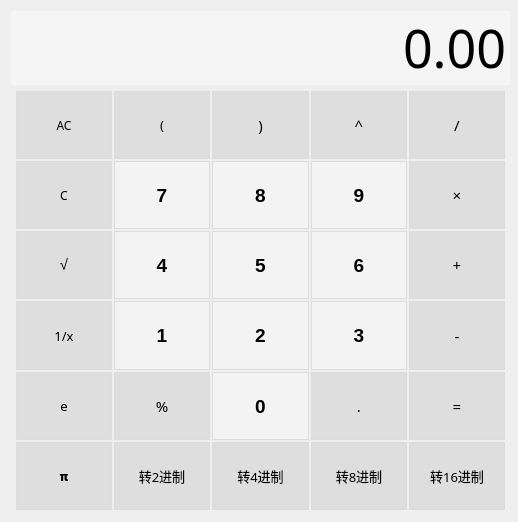
<?xml version="1.0" encoding="UTF-8"?>
<ui version="4.0">
 <class>MainWindow</class>
 <widget class="QMainWindow" name="MainWindow">
  <property name="geometry">
   <rect>
    <x>0</x>
    <y>0</y>
    <width>518</width>
    <height>522</height>
   </rect>
  </property>
  <property name="sizePolicy">
   <sizepolicy hsizetype="Fixed" vsizetype="Fixed">
    <horstretch>0</horstretch>
    <verstretch>0</verstretch>
   </sizepolicy>
  </property>
  <property name="minimumSize">
   <size>
    <width>517</width>
    <height>522</height>
   </size>
  </property>
  <property name="maximumSize">
   <size>
    <width>1000</width>
    <height>1000</height>
   </size>
  </property>
  <property name="windowTitle">
   <string>计算器</string>
  </property>
  <property name="accessibleName">
   <string extracomment="lcy"/>
  </property>
  <property name="styleSheet">
   <string notr="true">/*李春阳制作
*/</string>
  </property>
  <widget class="QWidget" name="centralWidget">
   <widget class="QWidget" name="layoutWidget">
    <property name="geometry">
     <rect>
      <x>0</x>
      <y>0</y>
      <width>521</width>
      <height>521</height>
     </rect>
    </property>
    <layout class="QVBoxLayout" name="verticalLayout_2">
     <item>
      <layout class="QVBoxLayout" name="verticalLayout">
       <item>
        <widget class="QLineEdit" name="lineEdit">
         <property name="sizePolicy">
          <sizepolicy hsizetype="Expanding" vsizetype="Fixed">
           <horstretch>0</horstretch>
           <verstretch>0</verstretch>
          </sizepolicy>
         </property>
         <property name="baseSize">
          <size>
           <width>0</width>
           <height>0</height>
          </size>
         </property>
         <property name="font">
          <font>
           <family>微软雅黑</family>
           <pointsize>39</pointsize>
           <weight>50</weight>
           <bold>false</bold>
           <strikeout>false</strikeout>
           <stylestrategy>PreferDefault</stylestrategy>
           <kerning>true</kerning>
          </font>
         </property>
         <property name="cursor">
          <cursorShape>ArrowCursor</cursorShape>
         </property>
         <property name="styleSheet">
          <string notr="true">border:0px groove rgb(243,243,243);
background-color:rgb(245,245,245);</string>
         </property>
         <property name="text">
          <string>0.00</string>
         </property>
         <property name="frame">
          <bool>true</bool>
         </property>
         <property name="cursorPosition">
          <number>4</number>
         </property>
         <property name="alignment">
          <set>Qt::AlignRight|Qt::AlignTrailing|Qt::AlignVCenter</set>
         </property>
         <property name="readOnly">
          <bool>true</bool>
         </property>
         <property name="placeholderText">
          <string/>
         </property>
         <property name="cursorMoveStyle">
          <enum>Qt::VisualMoveStyle</enum>
         </property>
        </widget>
       </item>
       <item>
        <layout class="QGridLayout" name="keyboard">
         <property name="sizeConstraint">
          <enum>QLayout::SetDefaultConstraint</enum>
         </property>
         <property name="leftMargin">
          <number>5</number>
         </property>
         <property name="topMargin">
          <number>0</number>
         </property>
         <property name="rightMargin">
          <number>5</number>
         </property>
         <property name="spacing">
          <number>2</number>
         </property>
         <item row="3" column="0">
          <widget class="QPushButton" name="pushButton_backspace">
           <property name="sizePolicy">
            <sizepolicy hsizetype="Expanding" vsizetype="Expanding">
             <horstretch>0</horstretch>
             <verstretch>0</verstretch>
            </sizepolicy>
           </property>
           <property name="minimumSize">
            <size>
             <width>0</width>
             <height>0</height>
            </size>
           </property>
           <property name="baseSize">
            <size>
             <width>0</width>
             <height>0</height>
            </size>
           </property>
           <property name="font">
            <font>
             <family>微软雅黑</family>
             <pointsize>9</pointsize>
             <weight>50</weight>
             <bold>false</bold>
            </font>
           </property>
           <property name="focusPolicy">
            <enum>Qt::StrongFocus</enum>
           </property>
           <property name="toolTip">
            <string/>
           </property>
           <property name="autoFillBackground">
            <bool>false</bool>
           </property>
           <property name="styleSheet">
            <string notr="true">QPushButton
{
	border:1px groove rgb(220,220,220);
	background-color:rgb(222,222,222);
}

QPushButton:hover 
{
	background-color:rgb(170, 85, 0)
}</string>
           </property>
           <property name="text">
            <string>C</string>
           </property>
          </widget>
         </item>
         <item row="4" column="2">
          <widget class="QPushButton" name="pushButton_5">
           <property name="sizePolicy">
            <sizepolicy hsizetype="Expanding" vsizetype="Expanding">
             <horstretch>0</horstretch>
             <verstretch>0</verstretch>
            </sizepolicy>
           </property>
           <property name="minimumSize">
            <size>
             <width>0</width>
             <height>0</height>
            </size>
           </property>
           <property name="font">
            <font>
             <family>Nirmala UI</family>
             <pointsize>14</pointsize>
             <weight>75</weight>
             <bold>true</bold>
            </font>
           </property>
           <property name="focusPolicy">
            <enum>Qt::StrongFocus</enum>
           </property>
           <property name="styleSheet">
            <string notr="true">QPushButton
{
	border:1px groove rgb(220,220,220);
    background-color:rgb(243,243,243)

}

QPushButton:hover 
{
	background-color:rgb(85, 255, 0)
}</string>
           </property>
           <property name="text">
            <string>5</string>
           </property>
          </widget>
         </item>
         <item row="7" column="2">
          <widget class="QPushButton" name="pushButton_0">
           <property name="enabled">
            <bool>true</bool>
           </property>
           <property name="sizePolicy">
            <sizepolicy hsizetype="Expanding" vsizetype="Expanding">
             <horstretch>0</horstretch>
             <verstretch>0</verstretch>
            </sizepolicy>
           </property>
           <property name="minimumSize">
            <size>
             <width>0</width>
             <height>0</height>
            </size>
           </property>
           <property name="font">
            <font>
             <family>Nirmala UI</family>
             <pointsize>14</pointsize>
             <weight>75</weight>
             <bold>true</bold>
            </font>
           </property>
           <property name="focusPolicy">
            <enum>Qt::StrongFocus</enum>
           </property>
           <property name="styleSheet">
            <string notr="true">QPushButton
{
	border:1px groove rgb(220,220,220);
    background-color:rgb(243,243,243)

}

QPushButton:hover 
{
	background-color:rgb(255, 170, 127);
}</string>
           </property>
           <property name="text">
            <string>0</string>
           </property>
          </widget>
         </item>
         <item row="7" column="0">
          <widget class="QPushButton" name="pushButton_e">
           <property name="sizePolicy">
            <sizepolicy hsizetype="Expanding" vsizetype="Expanding">
             <horstretch>0</horstretch>
             <verstretch>0</verstretch>
            </sizepolicy>
           </property>
           <property name="minimumSize">
            <size>
             <width>0</width>
             <height>0</height>
            </size>
           </property>
           <property name="baseSize">
            <size>
             <width>0</width>
             <height>0</height>
            </size>
           </property>
           <property name="font">
            <font>
             <family>微软雅黑</family>
             <pointsize>10</pointsize>
             <weight>50</weight>
             <italic>false</italic>
             <bold>false</bold>
             <underline>false</underline>
             <strikeout>false</strikeout>
            </font>
           </property>
           <property name="focusPolicy">
            <enum>Qt::StrongFocus</enum>
           </property>
           <property name="toolTip">
            <string/>
           </property>
           <property name="autoFillBackground">
            <bool>false</bool>
           </property>
           <property name="styleSheet">
            <string notr="true">QPushButton
{
	border:1px groove rgb(220,220,220);
	background-color:rgb(222,222,222);
}

QPushButton:hover 
{
	background-color:rgb(200, 150, 255)
}</string>
           </property>
           <property name="text">
            <string extracomment=" /*李春阳制作*/">e</string>
           </property>
          </widget>
         </item>
         <item row="1" column="2">
          <widget class="QPushButton" name="pushButton_ClosingParenthesis">
           <property name="sizePolicy">
            <sizepolicy hsizetype="Expanding" vsizetype="Expanding">
             <horstretch>0</horstretch>
             <verstretch>0</verstretch>
            </sizepolicy>
           </property>
           <property name="minimumSize">
            <size>
             <width>0</width>
             <height>0</height>
            </size>
           </property>
           <property name="baseSize">
            <size>
             <width>0</width>
             <height>0</height>
            </size>
           </property>
           <property name="font">
            <font>
             <family>微软雅黑</family>
             <pointsize>11</pointsize>
             <weight>50</weight>
             <bold>false</bold>
            </font>
           </property>
           <property name="focusPolicy">
            <enum>Qt::StrongFocus</enum>
           </property>
           <property name="toolTip">
            <string/>
           </property>
           <property name="autoFillBackground">
            <bool>false</bool>
           </property>
           <property name="styleSheet">
            <string notr="true">QPushButton
{
	border:1px groove rgb(220,220,220);
	background-color:rgb(222,222,222);
}

QPushButton:hover 
{
	background-color:rgb(85, 85, 127)
}</string>
           </property>
           <property name="text">
            <string>)</string>
           </property>
          </widget>
         </item>
         <item row="6" column="2">
          <widget class="QPushButton" name="pushButton_2">
           <property name="sizePolicy">
            <sizepolicy hsizetype="Expanding" vsizetype="Expanding">
             <horstretch>0</horstretch>
             <verstretch>0</verstretch>
            </sizepolicy>
           </property>
           <property name="minimumSize">
            <size>
             <width>0</width>
             <height>0</height>
            </size>
           </property>
           <property name="font">
            <font>
             <family>Nirmala UI</family>
             <pointsize>14</pointsize>
             <weight>75</weight>
             <bold>true</bold>
            </font>
           </property>
           <property name="focusPolicy">
            <enum>Qt::StrongFocus</enum>
           </property>
           <property name="styleSheet">
            <string notr="true">QPushButton
{
	border:1px groove rgb(220,220,220);
    background-color:rgb(243,243,243)

}

QPushButton:hover 
{
	background-color:rgb(255, 85, 0)
}</string>
           </property>
           <property name="text">
            <string>2</string>
           </property>
          </widget>
         </item>
         <item row="4" column="4">
          <widget class="QPushButton" name="pushButton_addition">
           <property name="sizePolicy">
            <sizepolicy hsizetype="Expanding" vsizetype="Expanding">
             <horstretch>0</horstretch>
             <verstretch>0</verstretch>
            </sizepolicy>
           </property>
           <property name="minimumSize">
            <size>
             <width>0</width>
             <height>0</height>
            </size>
           </property>
           <property name="baseSize">
            <size>
             <width>0</width>
             <height>0</height>
            </size>
           </property>
           <property name="font">
            <font>
             <family>微软雅黑</family>
             <pointsize>11</pointsize>
             <weight>50</weight>
             <bold>false</bold>
            </font>
           </property>
           <property name="focusPolicy">
            <enum>Qt::StrongFocus</enum>
           </property>
           <property name="toolTip">
            <string/>
           </property>
           <property name="autoFillBackground">
            <bool>false</bool>
           </property>
           <property name="styleSheet">
            <string notr="true">QPushButton
{
	border:1px groove rgb(220,220,220);
	background-color:rgb(222,222,222);
}

QPushButton:hover 
{
	background-color:rgb(0, 233, 254)
}</string>
           </property>
           <property name="text">
            <string>+</string>
           </property>
          </widget>
         </item>
         <item row="8" column="3">
          <widget class="QPushButton" name="pushButton_z8">
           <property name="sizePolicy">
            <sizepolicy hsizetype="Expanding" vsizetype="Expanding">
             <horstretch>0</horstretch>
             <verstretch>0</verstretch>
            </sizepolicy>
           </property>
           <property name="minimumSize">
            <size>
             <width>0</width>
             <height>0</height>
            </size>
           </property>
           <property name="baseSize">
            <size>
             <width>0</width>
             <height>0</height>
            </size>
           </property>
           <property name="font">
            <font>
             <family>微软雅黑</family>
             <pointsize>10</pointsize>
             <weight>50</weight>
             <italic>false</italic>
             <bold>false</bold>
             <underline>false</underline>
             <strikeout>false</strikeout>
            </font>
           </property>
           <property name="focusPolicy">
            <enum>Qt::StrongFocus</enum>
           </property>
           <property name="toolTip">
            <string/>
           </property>
           <property name="autoFillBackground">
            <bool>false</bool>
           </property>
           <property name="styleSheet">
            <string notr="true">QPushButton
{
	border:1px groove rgb(220,220,220);
	background-color:rgb(222,222,222);
}

QPushButton:hover 
{
	background-color:rgb(85, 0, 127)
}</string>
           </property>
           <property name="text">
            <string extracomment=" /*李春阳制作*/">转8进制</string>
           </property>
          </widget>
         </item>
         <item row="6" column="3">
          <widget class="QPushButton" name="pushButton_3">
           <property name="sizePolicy">
            <sizepolicy hsizetype="Expanding" vsizetype="Expanding">
             <horstretch>0</horstretch>
             <verstretch>0</verstretch>
            </sizepolicy>
           </property>
           <property name="minimumSize">
            <size>
             <width>0</width>
             <height>0</height>
            </size>
           </property>
           <property name="font">
            <font>
             <family>Nirmala UI</family>
             <pointsize>14</pointsize>
             <weight>75</weight>
             <bold>true</bold>
            </font>
           </property>
           <property name="focusPolicy">
            <enum>Qt::StrongFocus</enum>
           </property>
           <property name="styleSheet">
            <string notr="true">QPushButton
{
	border:1px groove rgb(220,220,220);
    background-color:rgb(243,243,243)

}

QPushButton:hover 
{
	background-color:rgb(255, 0, 127)
}</string>
           </property>
           <property name="text">
            <string>3</string>
           </property>
          </widget>
         </item>
         <item row="7" column="1">
          <widget class="QPushButton" name="pushButton_percent">
           <property name="sizePolicy">
            <sizepolicy hsizetype="Expanding" vsizetype="Expanding">
             <horstretch>0</horstretch>
             <verstretch>0</verstretch>
            </sizepolicy>
           </property>
           <property name="minimumSize">
            <size>
             <width>0</width>
             <height>0</height>
            </size>
           </property>
           <property name="baseSize">
            <size>
             <width>0</width>
             <height>0</height>
            </size>
           </property>
           <property name="font">
            <font>
             <family>微软雅黑</family>
             <pointsize>11</pointsize>
             <weight>50</weight>
             <bold>false</bold>
            </font>
           </property>
           <property name="focusPolicy">
            <enum>Qt::StrongFocus</enum>
           </property>
           <property name="toolTip">
            <string/>
           </property>
           <property name="autoFillBackground">
            <bool>false</bool>
           </property>
           <property name="styleSheet">
            <string notr="true">QPushButton
{
	border:1px groove rgb(220,220,220);
	background-color:rgb(222,222,222);
}

QPushButton:hover 
{
	background-color:rgb(255, 26, 225)
}</string>
           </property>
           <property name="text">
            <string>%</string>
           </property>
          </widget>
         </item>
         <item row="3" column="3">
          <widget class="QPushButton" name="pushButton_9">
           <property name="sizePolicy">
            <sizepolicy hsizetype="Expanding" vsizetype="Expanding">
             <horstretch>0</horstretch>
             <verstretch>0</verstretch>
            </sizepolicy>
           </property>
           <property name="minimumSize">
            <size>
             <width>0</width>
             <height>0</height>
            </size>
           </property>
           <property name="font">
            <font>
             <family>Nirmala UI</family>
             <pointsize>14</pointsize>
             <weight>75</weight>
             <bold>true</bold>
            </font>
           </property>
           <property name="focusPolicy">
            <enum>Qt::StrongFocus</enum>
           </property>
           <property name="styleSheet">
            <string notr="true">QPushButton
{
	border:1px groove rgb(220,220,220);
    background-color:rgb(243,243,243)

}

QPushButton:hover 
{
	background-color:rgb(255, 85, 255)
}</string>
           </property>
           <property name="text">
            <string>9</string>
           </property>
          </widget>
         </item>
         <item row="8" column="2">
          <widget class="QPushButton" name="pushButton_z4">
           <property name="sizePolicy">
            <sizepolicy hsizetype="Expanding" vsizetype="Expanding">
             <horstretch>0</horstretch>
             <verstretch>0</verstretch>
            </sizepolicy>
           </property>
           <property name="minimumSize">
            <size>
             <width>0</width>
             <height>0</height>
            </size>
           </property>
           <property name="baseSize">
            <size>
             <width>0</width>
             <height>0</height>
            </size>
           </property>
           <property name="font">
            <font>
             <family>微软雅黑</family>
             <pointsize>10</pointsize>
             <weight>50</weight>
             <italic>false</italic>
             <bold>false</bold>
             <underline>false</underline>
             <strikeout>false</strikeout>
            </font>
           </property>
           <property name="focusPolicy">
            <enum>Qt::StrongFocus</enum>
           </property>
           <property name="toolTip">
            <string/>
           </property>
           <property name="autoFillBackground">
            <bool>false</bool>
           </property>
           <property name="styleSheet">
            <string notr="true">QPushButton
{
	border:1px groove rgb(220,220,220);
	background-color:rgb(222,222,222);
}

QPushButton:hover 
{
	background-color:rgb(0, 170, 127)
}</string>
           </property>
           <property name="text">
            <string extracomment=" /*李春阳制作*/">转4进制</string>
           </property>
          </widget>
         </item>
         <item row="3" column="2">
          <widget class="QPushButton" name="pushButton_8">
           <property name="sizePolicy">
            <sizepolicy hsizetype="Expanding" vsizetype="Expanding">
             <horstretch>0</horstretch>
             <verstretch>0</verstretch>
            </sizepolicy>
           </property>
           <property name="minimumSize">
            <size>
             <width>0</width>
             <height>0</height>
            </size>
           </property>
           <property name="font">
            <font>
             <family>Nirmala UI</family>
             <pointsize>14</pointsize>
             <weight>75</weight>
             <bold>true</bold>
            </font>
           </property>
           <property name="focusPolicy">
            <enum>Qt::StrongFocus</enum>
           </property>
           <property name="styleSheet">
            <string notr="true">QPushButton
{
	border:1px groove rgb(220,220,220);
    background-color:rgb(243,243,243)

}

QPushButton:hover 
{
	background-color:rgb(85, 255, 255);
}</string>
           </property>
           <property name="text">
            <string>8</string>
           </property>
          </widget>
         </item>
         <item row="3" column="4">
          <widget class="QPushButton" name="pushButton_multiplication">
           <property name="sizePolicy">
            <sizepolicy hsizetype="Expanding" vsizetype="Expanding">
             <horstretch>0</horstretch>
             <verstretch>0</verstretch>
            </sizepolicy>
           </property>
           <property name="minimumSize">
            <size>
             <width>0</width>
             <height>0</height>
            </size>
           </property>
           <property name="baseSize">
            <size>
             <width>0</width>
             <height>0</height>
            </size>
           </property>
           <property name="font">
            <font>
             <family>微软雅黑</family>
             <pointsize>11</pointsize>
             <weight>50</weight>
             <bold>false</bold>
            </font>
           </property>
           <property name="focusPolicy">
            <enum>Qt::StrongFocus</enum>
           </property>
           <property name="toolTip">
            <string/>
           </property>
           <property name="autoFillBackground">
            <bool>false</bool>
           </property>
           <property name="styleSheet">
            <string notr="true">QPushButton
{
	border:1px groove rgb(220,220,220);
	background-color:rgb(222,222,222);
}

QPushButton:hover 
{
	background-color:rgb(25, 125, 25)
}</string>
           </property>
           <property name="text">
            <string>×</string>
           </property>
          </widget>
         </item>
         <item row="7" column="3">
          <widget class="QPushButton" name="pushButton_dot">
           <property name="sizePolicy">
            <sizepolicy hsizetype="Expanding" vsizetype="Expanding">
             <horstretch>0</horstretch>
             <verstretch>0</verstretch>
            </sizepolicy>
           </property>
           <property name="minimumSize">
            <size>
             <width>0</width>
             <height>0</height>
            </size>
           </property>
           <property name="baseSize">
            <size>
             <width>0</width>
             <height>0</height>
            </size>
           </property>
           <property name="font">
            <font>
             <family>微软雅黑</family>
             <pointsize>11</pointsize>
             <weight>50</weight>
             <bold>false</bold>
            </font>
           </property>
           <property name="focusPolicy">
            <enum>Qt::StrongFocus</enum>
           </property>
           <property name="toolTip">
            <string/>
           </property>
           <property name="autoFillBackground">
            <bool>false</bool>
           </property>
           <property name="styleSheet">
            <string notr="true">QPushButton
{
	border:1px groove rgb(220,220,220);
	background-color:rgb(222,222,222);
}

QPushButton:hover 
{
	background-color:rgb(25, 255, 215)
}</string>
           </property>
           <property name="text">
            <string>.</string>
           </property>
          </widget>
         </item>
         <item row="1" column="3">
          <widget class="QPushButton" name="pushButton_pow">
           <property name="sizePolicy">
            <sizepolicy hsizetype="Expanding" vsizetype="Expanding">
             <horstretch>0</horstretch>
             <verstretch>0</verstretch>
            </sizepolicy>
           </property>
           <property name="minimumSize">
            <size>
             <width>0</width>
             <height>0</height>
            </size>
           </property>
           <property name="baseSize">
            <size>
             <width>0</width>
             <height>0</height>
            </size>
           </property>
           <property name="font">
            <font>
             <family>微软雅黑</family>
             <pointsize>11</pointsize>
             <weight>50</weight>
             <bold>false</bold>
            </font>
           </property>
           <property name="focusPolicy">
            <enum>Qt::StrongFocus</enum>
           </property>
           <property name="toolTip">
            <string/>
           </property>
           <property name="autoFillBackground">
            <bool>false</bool>
           </property>
           <property name="styleSheet">
            <string notr="true">QPushButton
{
	border:1px groove rgb(220,220,220);
	background-color:rgb(222,222,222);
}

QPushButton:hover 
{
	background-color:rgb(255, 0, 127)
}</string>
           </property>
           <property name="text">
            <string>^</string>
           </property>
          </widget>
         </item>
         <item row="1" column="4">
          <widget class="QPushButton" name="pushButton_division">
           <property name="sizePolicy">
            <sizepolicy hsizetype="Expanding" vsizetype="Expanding">
             <horstretch>0</horstretch>
             <verstretch>0</verstretch>
            </sizepolicy>
           </property>
           <property name="minimumSize">
            <size>
             <width>0</width>
             <height>0</height>
            </size>
           </property>
           <property name="baseSize">
            <size>
             <width>0</width>
             <height>0</height>
            </size>
           </property>
           <property name="font">
            <font>
             <family>微软雅黑</family>
             <pointsize>11</pointsize>
             <weight>50</weight>
             <bold>false</bold>
            </font>
           </property>
           <property name="focusPolicy">
            <enum>Qt::StrongFocus</enum>
           </property>
           <property name="toolTip">
            <string/>
           </property>
           <property name="autoFillBackground">
            <bool>false</bool>
           </property>
           <property name="styleSheet">
            <string notr="true">QPushButton
{
	border:1px groove rgb(220,220,220);
	background-color:rgb(222,222,222);
}

QPushButton:hover 
{
	background-color:rgb(85, 170, 0)
}</string>
           </property>
           <property name="text">
            <string>/</string>
           </property>
          </widget>
         </item>
         <item row="7" column="4">
          <widget class="QPushButton" name="pushButton_equal">
           <property name="sizePolicy">
            <sizepolicy hsizetype="Expanding" vsizetype="Expanding">
             <horstretch>0</horstretch>
             <verstretch>0</verstretch>
            </sizepolicy>
           </property>
           <property name="minimumSize">
            <size>
             <width>0</width>
             <height>0</height>
            </size>
           </property>
           <property name="baseSize">
            <size>
             <width>0</width>
             <height>0</height>
            </size>
           </property>
           <property name="font">
            <font>
             <family>微软雅黑</family>
             <pointsize>11</pointsize>
             <weight>50</weight>
             <bold>false</bold>
            </font>
           </property>
           <property name="focusPolicy">
            <enum>Qt::StrongFocus</enum>
           </property>
           <property name="toolTip">
            <string/>
           </property>
           <property name="autoFillBackground">
            <bool>false</bool>
           </property>
           <property name="styleSheet">
            <string notr="true">QPushButton
{
	border:1px groove rgb(220,220,220);
	background-color:rgb(222,222,222);
}

QPushButton:hover 
{
	background-color:rgb(170, 255, 0)
}</string>
           </property>
           <property name="text">
            <string>=</string>
           </property>
          </widget>
         </item>
         <item row="6" column="1">
          <widget class="QPushButton" name="pushButton_1">
           <property name="sizePolicy">
            <sizepolicy hsizetype="Expanding" vsizetype="Expanding">
             <horstretch>0</horstretch>
             <verstretch>0</verstretch>
            </sizepolicy>
           </property>
           <property name="minimumSize">
            <size>
             <width>0</width>
             <height>0</height>
            </size>
           </property>
           <property name="font">
            <font>
             <family>Nirmala UI</family>
             <pointsize>14</pointsize>
             <weight>75</weight>
             <bold>true</bold>
            </font>
           </property>
           <property name="focusPolicy">
            <enum>Qt::StrongFocus</enum>
           </property>
           <property name="styleSheet">
            <string notr="true">QPushButton
{
	border:1px groove rgb(220,220,220);
    background-color:rgb(243,243,243)

}

QPushButton:hover 
{
	background-color:rgb(170, 170, 127)
}</string>
           </property>
           <property name="text">
            <string>1</string>
           </property>
          </widget>
         </item>
         <item row="4" column="3">
          <widget class="QPushButton" name="pushButton_6">
           <property name="sizePolicy">
            <sizepolicy hsizetype="Expanding" vsizetype="Expanding">
             <horstretch>0</horstretch>
             <verstretch>0</verstretch>
            </sizepolicy>
           </property>
           <property name="minimumSize">
            <size>
             <width>0</width>
             <height>0</height>
            </size>
           </property>
           <property name="font">
            <font>
             <family>Nirmala UI</family>
             <pointsize>14</pointsize>
             <weight>75</weight>
             <bold>true</bold>
            </font>
           </property>
           <property name="focusPolicy">
            <enum>Qt::StrongFocus</enum>
           </property>
           <property name="styleSheet">
            <string notr="true">QPushButton
{
	border:1px groove rgb(220,220,220);
    background-color:rgb(243,243,243)

}

QPushButton:hover 
{
	background-color:rgb(255, 255, 0)
}</string>
           </property>
           <property name="text">
            <string>6</string>
           </property>
          </widget>
         </item>
         <item row="8" column="0">
          <widget class="QPushButton" name="pushButton_p">
           <property name="sizePolicy">
            <sizepolicy hsizetype="Expanding" vsizetype="Expanding">
             <horstretch>0</horstretch>
             <verstretch>0</verstretch>
            </sizepolicy>
           </property>
           <property name="minimumSize">
            <size>
             <width>0</width>
             <height>0</height>
            </size>
           </property>
           <property name="baseSize">
            <size>
             <width>0</width>
             <height>0</height>
            </size>
           </property>
           <property name="font">
            <font>
             <family>Roboto Black</family>
             <pointsize>10</pointsize>
             <weight>50</weight>
             <italic>false</italic>
             <bold>false</bold>
             <underline>false</underline>
             <strikeout>false</strikeout>
            </font>
           </property>
           <property name="focusPolicy">
            <enum>Qt::StrongFocus</enum>
           </property>
           <property name="toolTip">
            <string/>
           </property>
           <property name="autoFillBackground">
            <bool>false</bool>
           </property>
           <property name="styleSheet">
            <string notr="true">QPushButton
{
	border:1px groove rgb(220,220,220);
	background-color:rgb(222,222,222);
}

QPushButton:hover 
{
	background-color:rgb(255, 255, 127)
}</string>
           </property>
           <property name="text">
            <string extracomment=" /*李春阳制作*/">π</string>
           </property>
          </widget>
         </item>
         <item row="4" column="1">
          <widget class="QPushButton" name="pushButton_4">
           <property name="sizePolicy">
            <sizepolicy hsizetype="Expanding" vsizetype="Expanding">
             <horstretch>0</horstretch>
             <verstretch>0</verstretch>
            </sizepolicy>
           </property>
           <property name="minimumSize">
            <size>
             <width>0</width>
             <height>0</height>
            </size>
           </property>
           <property name="font">
            <font>
             <family>Nirmala UI</family>
             <pointsize>14</pointsize>
             <weight>75</weight>
             <bold>true</bold>
            </font>
           </property>
           <property name="focusPolicy">
            <enum>Qt::StrongFocus</enum>
           </property>
           <property name="styleSheet">
            <string notr="true">QPushButton
{
	border:1px groove rgb(220,220,220);
    background-color:rgb(243,243,243)

}

QPushButton:hover 
{
	background-color:rgb(0, 170, 255)
}</string>
           </property>
           <property name="text">
            <string>4</string>
           </property>
          </widget>
         </item>
         <item row="3" column="1">
          <widget class="QPushButton" name="pushButton_7">
           <property name="sizePolicy">
            <sizepolicy hsizetype="Expanding" vsizetype="Expanding">
             <horstretch>0</horstretch>
             <verstretch>0</verstretch>
            </sizepolicy>
           </property>
           <property name="minimumSize">
            <size>
             <width>0</width>
             <height>0</height>
            </size>
           </property>
           <property name="font">
            <font>
             <family>Nirmala UI</family>
             <pointsize>14</pointsize>
             <weight>75</weight>
             <bold>true</bold>
            </font>
           </property>
           <property name="focusPolicy">
            <enum>Qt::ClickFocus</enum>
           </property>
           <property name="styleSheet">
            <string notr="true">QPushButton
{
	border:1px groove rgb(220,220,220);
    background-color:rgb(243,243,243)

}

QPushButton:hover 
{
	background-color:rgb(170, 170, 255);
}</string>
           </property>
           <property name="text">
            <string>7</string>
           </property>
          </widget>
         </item>
         <item row="4" column="0">
          <widget class="QPushButton" name="pushButton_root">
           <property name="sizePolicy">
            <sizepolicy hsizetype="Expanding" vsizetype="Expanding">
             <horstretch>0</horstretch>
             <verstretch>0</verstretch>
            </sizepolicy>
           </property>
           <property name="minimumSize">
            <size>
             <width>0</width>
             <height>0</height>
            </size>
           </property>
           <property name="baseSize">
            <size>
             <width>0</width>
             <height>0</height>
            </size>
           </property>
           <property name="font">
            <font>
             <family>Segoe UI</family>
             <pointsize>11</pointsize>
             <weight>50</weight>
             <bold>false</bold>
             <underline>false</underline>
            </font>
           </property>
           <property name="focusPolicy">
            <enum>Qt::StrongFocus</enum>
           </property>
           <property name="toolTip">
            <string/>
           </property>
           <property name="autoFillBackground">
            <bool>false</bool>
           </property>
           <property name="styleSheet">
            <string notr="true">QPushButton
{
	border:1px groove rgb(220,220,220);
	background-color:rgb(222,222,222);
}

QPushButton:hover 
{
	background-color:rgb(0, 85, 127)
}</string>
           </property>
           <property name="text">
            <string>√</string>
           </property>
          </widget>
         </item>
         <item row="6" column="4">
          <widget class="QPushButton" name="pushButton_subtraction">
           <property name="sizePolicy">
            <sizepolicy hsizetype="Expanding" vsizetype="Expanding">
             <horstretch>0</horstretch>
             <verstretch>0</verstretch>
            </sizepolicy>
           </property>
           <property name="minimumSize">
            <size>
             <width>0</width>
             <height>0</height>
            </size>
           </property>
           <property name="baseSize">
            <size>
             <width>0</width>
             <height>0</height>
            </size>
           </property>
           <property name="font">
            <font>
             <family>微软雅黑</family>
             <pointsize>11</pointsize>
             <weight>50</weight>
             <bold>false</bold>
            </font>
           </property>
           <property name="focusPolicy">
            <enum>Qt::StrongFocus</enum>
           </property>
           <property name="toolTip">
            <string/>
           </property>
           <property name="autoFillBackground">
            <bool>false</bool>
           </property>
           <property name="styleSheet">
            <string notr="true">QPushButton
{
	border:1px groove rgb(220,220,220);
	background-color:rgb(222,222,222);
}

QPushButton:hover 
{
	background-color:rgb(255, 26, 29)
}</string>
           </property>
           <property name="text">
            <string>-</string>
           </property>
          </widget>
         </item>
         <item row="1" column="0">
          <widget class="QPushButton" name="pushButton_clear">
           <property name="sizePolicy">
            <sizepolicy hsizetype="Expanding" vsizetype="Expanding">
             <horstretch>0</horstretch>
             <verstretch>0</verstretch>
            </sizepolicy>
           </property>
           <property name="minimumSize">
            <size>
             <width>0</width>
             <height>0</height>
            </size>
           </property>
           <property name="baseSize">
            <size>
             <width>0</width>
             <height>0</height>
            </size>
           </property>
           <property name="font">
            <font>
             <family>微软雅黑</family>
             <pointsize>9</pointsize>
             <weight>50</weight>
             <bold>false</bold>
            </font>
           </property>
           <property name="focusPolicy">
            <enum>Qt::StrongFocus</enum>
           </property>
           <property name="toolTip">
            <string/>
           </property>
           <property name="autoFillBackground">
            <bool>false</bool>
           </property>
           <property name="styleSheet">
            <string notr="true">QPushButton
{
	border:1px groove rgb(220,220,220);
	background-color:rgb(222,222,222);
}

QPushButton:hover 
{
	background-color:rgb(85, 0, 255)
}</string>
           </property>
           <property name="text">
            <string>AC</string>
           </property>
          </widget>
         </item>
         <item row="8" column="1">
          <widget class="QPushButton" name="pushButton_z2">
           <property name="sizePolicy">
            <sizepolicy hsizetype="Expanding" vsizetype="Expanding">
             <horstretch>0</horstretch>
             <verstretch>0</verstretch>
            </sizepolicy>
           </property>
           <property name="minimumSize">
            <size>
             <width>0</width>
             <height>0</height>
            </size>
           </property>
           <property name="baseSize">
            <size>
             <width>0</width>
             <height>0</height>
            </size>
           </property>
           <property name="font">
            <font>
             <family>微软雅黑</family>
             <pointsize>10</pointsize>
             <weight>50</weight>
             <italic>false</italic>
             <bold>false</bold>
             <underline>false</underline>
             <strikeout>false</strikeout>
            </font>
           </property>
           <property name="focusPolicy">
            <enum>Qt::StrongFocus</enum>
           </property>
           <property name="toolTip">
            <string/>
           </property>
           <property name="autoFillBackground">
            <bool>false</bool>
           </property>
           <property name="styleSheet">
            <string notr="true">QPushButton
{
	border:1px groove rgb(220,220,220);
	background-color:rgb(222,222,222);
}

QPushButton:hover 
{
	background-color:rgb(255, 0, 0)
}</string>
           </property>
           <property name="text">
            <string extracomment=" /*李春阳制作*/">转2进制</string>
           </property>
          </widget>
         </item>
         <item row="1" column="1">
          <widget class="QPushButton" name="pushButton_LeftParenthesis">
           <property name="sizePolicy">
            <sizepolicy hsizetype="Expanding" vsizetype="Expanding">
             <horstretch>0</horstretch>
             <verstretch>0</verstretch>
            </sizepolicy>
           </property>
           <property name="minimumSize">
            <size>
             <width>0</width>
             <height>0</height>
            </size>
           </property>
           <property name="baseSize">
            <size>
             <width>0</width>
             <height>0</height>
            </size>
           </property>
           <property name="font">
            <font>
             <family>微软雅黑</family>
             <pointsize>10</pointsize>
             <weight>50</weight>
             <bold>false</bold>
            </font>
           </property>
           <property name="focusPolicy">
            <enum>Qt::StrongFocus</enum>
           </property>
           <property name="toolTip">
            <string/>
           </property>
           <property name="autoFillBackground">
            <bool>false</bool>
           </property>
           <property name="styleSheet">
            <string notr="true">QPushButton
{
	border:1px groove rgb(220,220,220);
	background-color:rgb(222,222,222);
}

QPushButton:hover 
{
	background-color:rgb(255, 0, 255)
}</string>
           </property>
           <property name="text">
            <string>(</string>
           </property>
          </widget>
         </item>
         <item row="6" column="0">
          <widget class="QPushButton" name="pushButton_fraction">
           <property name="sizePolicy">
            <sizepolicy hsizetype="Expanding" vsizetype="Expanding">
             <horstretch>0</horstretch>
             <verstretch>0</verstretch>
            </sizepolicy>
           </property>
           <property name="minimumSize">
            <size>
             <width>0</width>
             <height>0</height>
            </size>
           </property>
           <property name="baseSize">
            <size>
             <width>0</width>
             <height>0</height>
            </size>
           </property>
           <property name="font">
            <font>
             <family>微软雅黑</family>
             <pointsize>10</pointsize>
             <weight>50</weight>
             <bold>false</bold>
             <underline>false</underline>
            </font>
           </property>
           <property name="focusPolicy">
            <enum>Qt::StrongFocus</enum>
           </property>
           <property name="toolTip">
            <string/>
           </property>
           <property name="autoFillBackground">
            <bool>false</bool>
           </property>
           <property name="styleSheet">
            <string notr="true">QPushButton
{
	border:1px groove rgb(220,220,220);
	background-color:rgb(222,222,222);
}

QPushButton:hover 
{
	background-color:rgb(60, 85, 127)
}</string>
           </property>
           <property name="text">
            <string>1/x</string>
           </property>
          </widget>
         </item>
         <item row="8" column="4">
          <widget class="QPushButton" name="pushButton_z16">
           <property name="sizePolicy">
            <sizepolicy hsizetype="Expanding" vsizetype="Expanding">
             <horstretch>0</horstretch>
             <verstretch>0</verstretch>
            </sizepolicy>
           </property>
           <property name="minimumSize">
            <size>
             <width>0</width>
             <height>0</height>
            </size>
           </property>
           <property name="baseSize">
            <size>
             <width>0</width>
             <height>0</height>
            </size>
           </property>
           <property name="font">
            <font>
             <family>微软雅黑</family>
             <pointsize>10</pointsize>
             <weight>50</weight>
             <italic>false</italic>
             <bold>false</bold>
             <underline>false</underline>
             <strikeout>false</strikeout>
            </font>
           </property>
           <property name="focusPolicy">
            <enum>Qt::StrongFocus</enum>
           </property>
           <property name="toolTip">
            <string/>
           </property>
           <property name="autoFillBackground">
            <bool>false</bool>
           </property>
           <property name="styleSheet">
            <string notr="true">QPushButton
{
	border:1px groove rgb(220,220,220);
	background-color:rgb(222,222,222);
}

QPushButton:hover 
{
	background-color:rgb(85, 85, 255)
}</string>
           </property>
           <property name="text">
            <string extracomment=" /*李春阳制作*/">转16进制</string>
           </property>
          </widget>
         </item>
        </layout>
       </item>
      </layout>
     </item>
    </layout>
   </widget>
  </widget>
 </widget>
 <layoutdefault spacing="6" margin="11"/>
 <resources/>
 <connections/>
</ui>
